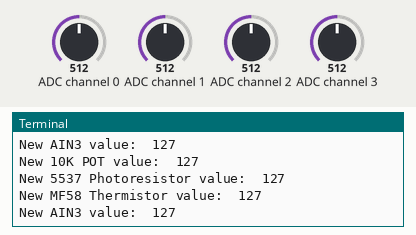
The program below on a simulated Raspberry Pi (BCM pin numbers). Parts: the last lines printed to the terminal. The inputs (shaded band) are chosen by the test bench; at power-on: ADC channel 0 = 512, ADC channel 1 = 512, ADC channel 2 = 512, ADC channel 3 = 512 (analog values on the 0–1023 scale).

Above: at 1.2 s.
1.3 s: ADC channel 0 set to 716
At 1.47 s:
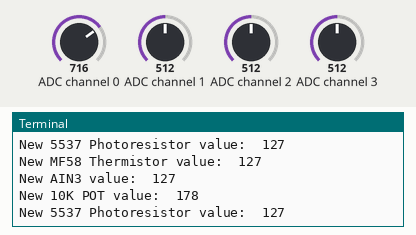
2.8 s: ADC channel 1 set to 716
At 2.83 s:
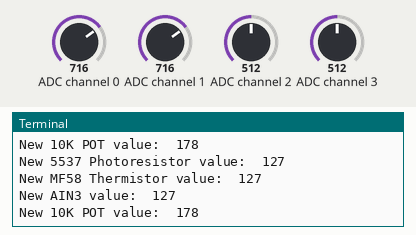
4.3 s: ADC channel 2 set to 716
At 4.3 s:
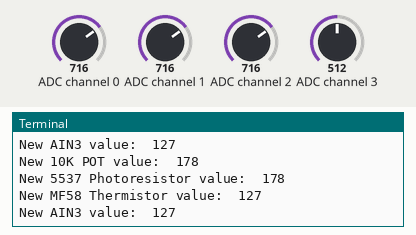
5.8 s: ADC channel 3 set to 716
At 5.87 s:
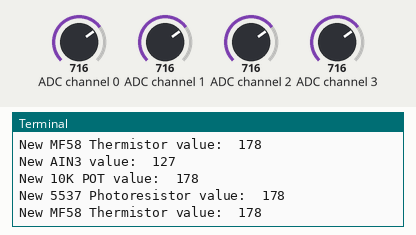
7.3 s: ADC channel 0 set to 992
At 7.34 s:
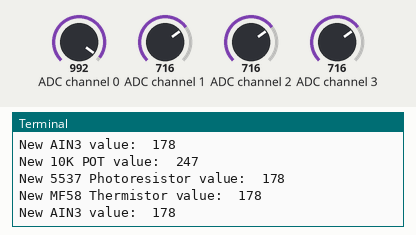
8.8 s: ADC channel 1 set to 992
At 8.91 s:
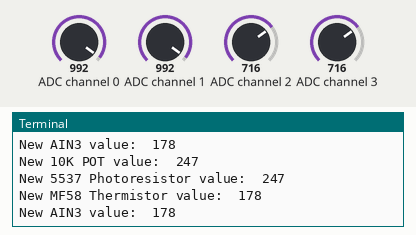
Timing chart, 0 to 11.3 s (numbered marks = the images above; inputs shaded):
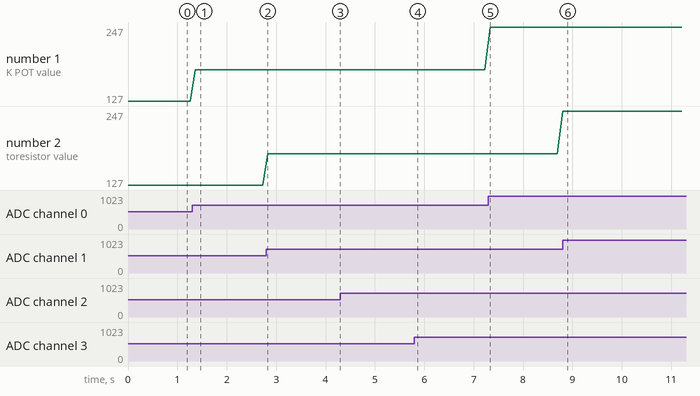

Measured:
- after the input at 1.3 s, the terminal: prints a new line after 0.06 s (image 1)
- after the input at 7.3 s, the terminal: prints a new line at once (image 5)
- after the input at 8.8 s, the terminal: prints a new line at once (image 6)
- plotted number 1: 127 → 178 after the input at 1.3 s, 178 → 247 after the input at 7.3 s

The program:

pcf8591-ggboard.py
```python
# (licence header left out)
import smbus
import time

adc = smbus.SMBus(1)

while True:
    value = adc.read_byte_data(0x48, 0x40)
    value = adc.read_byte_data(0x48, 0x40)
    print('New 10K POT value:  {}'.format(value))

    value = adc.read_byte_data(0x48, 0x41)
    value = adc.read_byte_data(0x48, 0x41)
    print('New 5537 Photoresistor value:  {}'.format(value))

    value = adc.read_byte_data(0x48, 0x42)
    value = adc.read_byte_data(0x48, 0x42)
    print('New MF58 Thermistor value:  {}'.format(value))

    value = adc.read_byte_data(0x48, 0x43)
    value = adc.read_byte_data(0x48, 0x43)
    print('New AIN3 value:  {}'.format(value))

    time.sleep(0.1)
```
